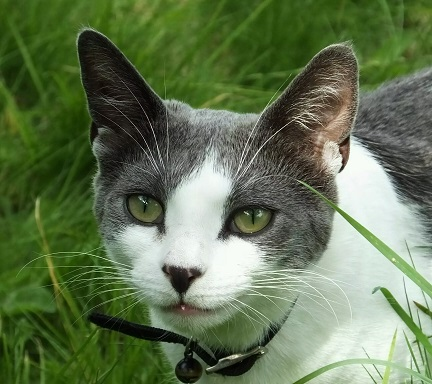
#> input picture minRectCell/cat.jpg, 432 x 384 px
$ python -i detecMinRect.py   (imports and definitions only)   (older library calls are emulated)
#> lines starting #> are read from the running program, lines starting #| are printed output that depends on the picture; after the words box and inside, x2 and y2 are one past the last pixel; in counts of white or black regions, pixels touching at a corner belong together
#> further down, picture is the input picture: shape (384, 432, 3); mean B, G, R 81.8, 116.6, 98.7
### minRectCell/img_rect.py
class cell_rect:
    def __init__(self, xmin, xmax, ymin, ymax, labelname):
        self.xmin = xmin
        self.xmax = xmax
        self.ymin = ymin
        self.ymax = ymax
        self.labelname = labelname

    def __str__(self):
        return self.xmin, self.xmax, self.ymin, self.ymax, self.labelname

### minRectCell/detecMinRect.py
import cv2
import numpy as np

from minRectCell.img_rect import cell_rect

def detect_theminiest_rect(img):
    # 1、首先转换为灰度图
    gray = cv2.cvtColor(img, cv2.COLOR_BGR2GRAY)
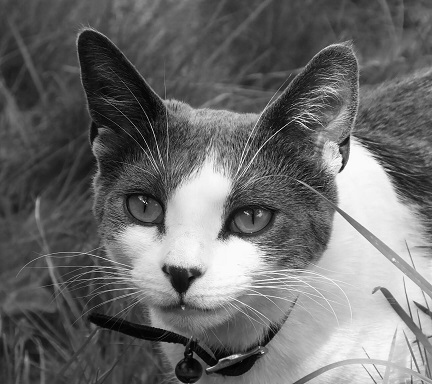
#> gray: shape (384, 432); min 0, max 255, mean 107.3

    # 2、转换为二值图像
    ret, after_binary = cv2.threshold(gray, 150, 255, cv2.THRESH_BINARY_INV)
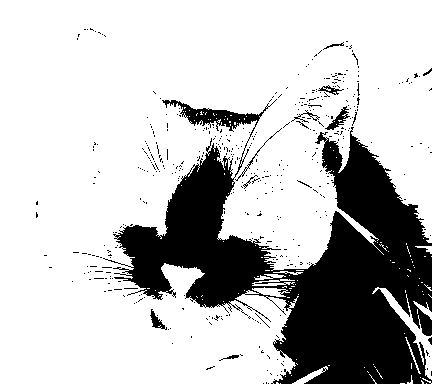
#> after_binary: shape (384, 432); 76% white; 439 black regions (425 under 20 px)

    # 3、提取轮廓
    _, contours, _ = cv2.findContours(after_binary, cv2.RETR_EXTERNAL, cv2.CHAIN_APPROX_SIMPLE)
#> contours = 101 contours, 92 with area under 20; largest, box (x1, y1, x2, y2) and area: (0, 0, 432, 384) 125774, (372, 287, 432, 380) 730, (292, 366, 328, 384) 144, (413, 301, 432, 320) 84, (252, 279, 295, 286) 73
    # cv2.imshow("after_binary", after_binary)

    # 确保轮廓只有一个
    if len(contours)>0:

        # 找出最大面积的轮廓 的 索引号
        max_area_num=-1
        now_area=0
        big_area=0
        for item in range(len(contours)):
            now_area=cv2.contourArea(contours[item])
            if now_area>big_area:
                big_area=now_area
                max_area_num=item
#> this loop made 101 passes
#> (now_area, big_area) on passes 17, 46, 101: (143.5, 143.5), (729.5, 729.5), (125774.5, 125774.5)
#> now_area on passes 24, 27, 54, 59, 60: 30, 84, 73, 56.5, 24
#> after the loop, big_area = 125774.5; max_area_num = 100

        # 赋予计算最大面积的轮廓
        target_contour=contours[max_area_num]
#> target_contour = contour of 1351 points, box (x1, y1, x2, y2) (0, 0, 432, 384), area 125774

        # 现在要找打面积最大的轮廓
        xm,ym,w,h= cv2.boundingRect(target_contour)  # 找到最小包围框
#> xm = 0; ym = 0; w = 432; h = 384

        # box = cv2.boxPoints(rect)  # 找到最小矩形的顶点
        # # 取整
        # box = np.int0(box)

        # 修正误差
        error=5
        # 考虑到0的情况
        if xm-error<0:
            xmin=0
        else:
            xmin = xm - error
        xmax = xm+w+error
#> xmax = 437
        # 考虑到0的情况
        if ym - error<0:
            ymin=0
        else:
            ymin = ym - error
        ymax = ym+h+error
#> ymax = 389
        new_rect = cell_rect(xmin, xmax, ymin, ymax, '')
#> in __init__, `self.xmax = xmax`: self.xmax = 437
#> in __init__, `self.ymax = ymax`: self.ymax = 389

        # cv2.rectangle(img,(xm-error,ym-error),(xm+w+error,ym+h+error),(255,255,255),1)
        # cv2.drawContours(img, [box], 0, (255, 255, 255), 1)
        # cv2.imshow("org", img)

        return new_rect
    else:
        return 'ErrorCell'

# [7 lines of commented-out code are left out]

>>> import cv2
>>> picture = cv2.imread('cat.jpg')
>>> result = detect_theminiest_rect(picture)
